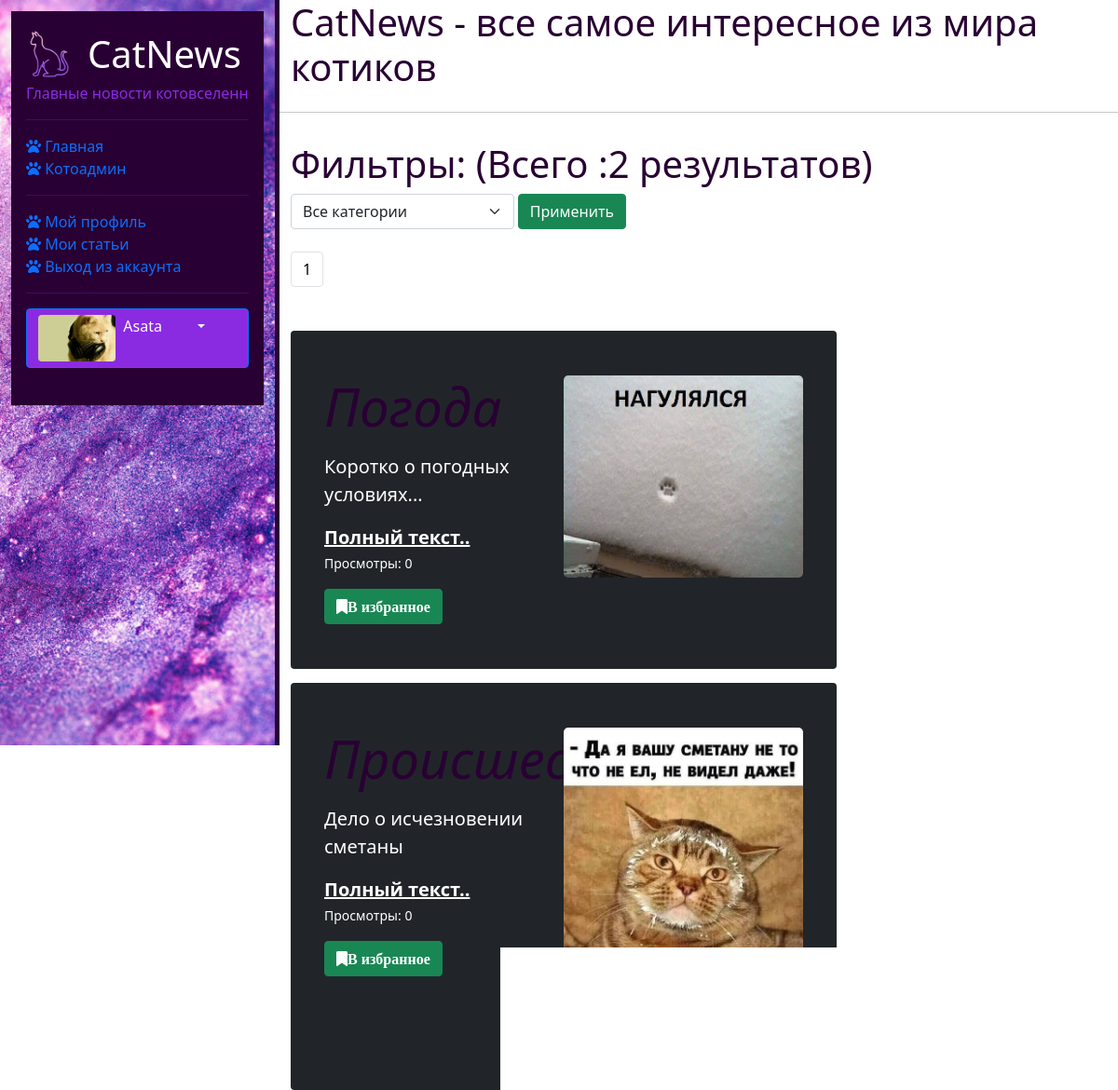
The app's page /users/mynewslist (signed in), older data.
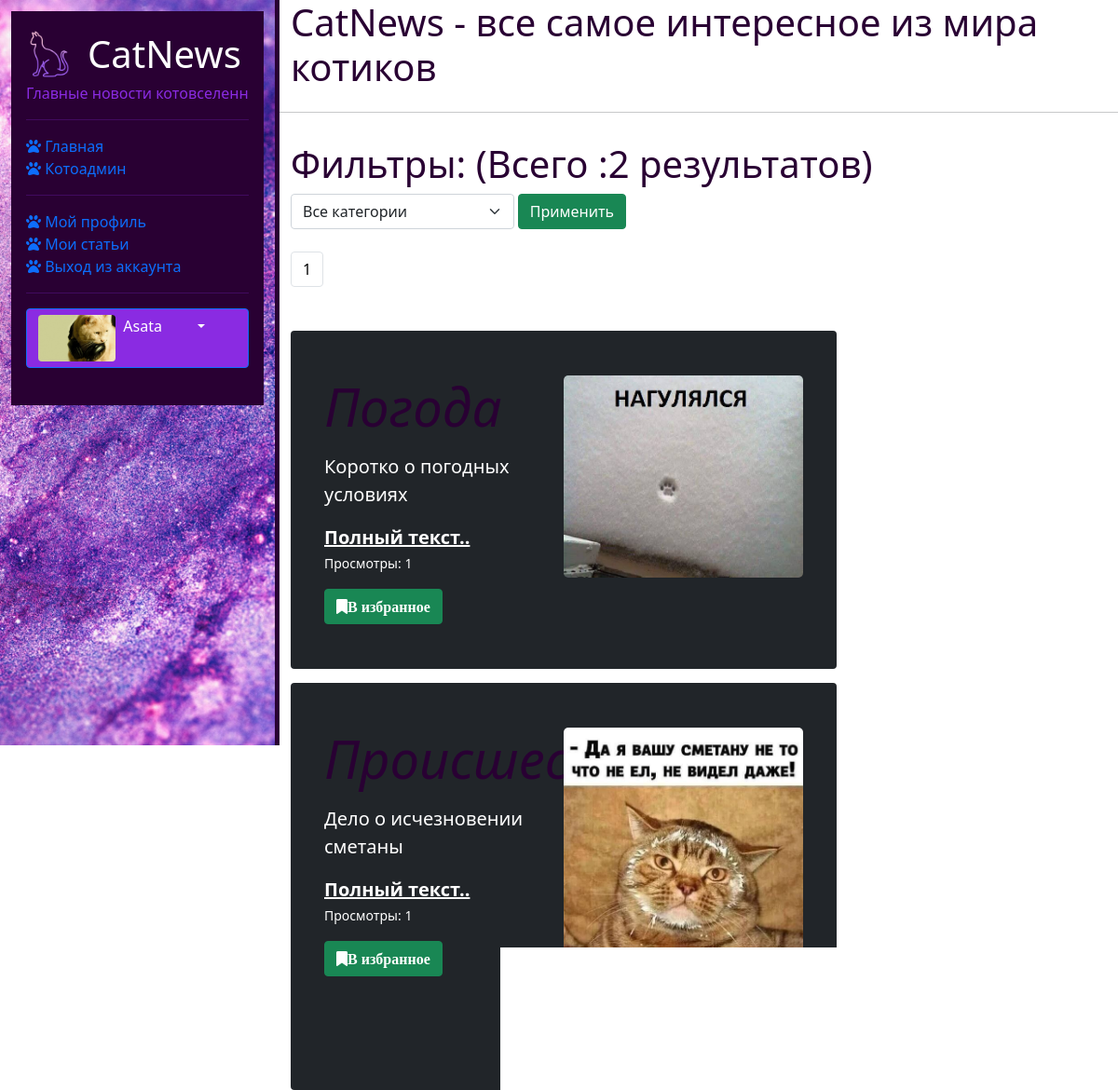
The same page, newer data.
### news/models.py (models this page shows, shortened)
class Article(models.Model):
    categories = (('E','Экономика'),
                  ('N','Новости'),
                  ('J','Жилье'),
                  ('R','Разное'))
    author = models.ForeignKey(User, on_delete=models.SET_NULL, null=True)
    title = models.CharField('Название',max_length=50,default='')
    anouncement = models.TextField('Аннотация',max_length=250)
    text = models.TextField('Текст новости')
    date = models.DateTimeField('Дата публикации',auto_now=True)
    category = models.CharField(choices=categories, max_length=20,verbose_name='Категории')
    tags = models.ManyToManyField(to=Tag, blank=True)
    slug = models.SlugField()
    objects = models.Manager()
    published = PublishedToday()
    def get_views(self):
        return self.views.count()
    class Meta:
        ordering = ['title','date']
        verbose_name= 'Новость'
        verbose_name_plural='Новости'

class Image(models.Model):
    article = models.ForeignKey(Article, on_delete=models.CASCADE)
    title = models.CharField(max_length=50, blank=True)
    image = models.ImageField(upload_to='article_images/') #лучше добавить поле default !!!

### users/views.py (the view)
# urls.py: path('mynewslist', views.my_news_list, name='my_news_list'),
def my_news_list(request):
    categories = Article.categories #создали перечень категорий
    author = User.objects.get(id=request.user.id) #создали перечень авторов
    articles = Article.objects.filter(author=author)
    if request.method == "POST":
        selected_category = int(request.POST.get('category_filter'))
        if selected_category != 0: #фильтруем найденные результаты по категориям
            articles = articles.filter(category__icontains=categories[selected_category-1][0])
    else: #если страница открывется впервые
        selected_category = 0
    total = len(articles)
    p = Paginator(articles,2)
    page_number = request.GET.get('page')
    page_obj = p.get_page(page_number)
    context = {'articles': page_obj, 'total':total,
               'categories':categories,'selected_category': selected_category}
    return render(request,'users/my_news_list.html',context)

### users/templates/users/my_news_list.html (shortened to what this page needs)
{% extends 'main/base_template.html' %}
{% load static %}
{% load bootstrap5 %}
{% block sidebar %} {% include 'users/user_panel.html' %} {% endblock %}
{% block content %}
<div class="content_center">
    {% if articles|length  != 0 %}
    <div class="row">
        <label><h1> Фильтры: (Всего :{{ total }} результатов) </h1>
            <form method="post">
                <div class="form-group col-11">
                    <select class="form-select" name="category_filter" style="width:40%">
                        <option value="0">Все категории</option>
                    </select>
                    <input type="submit" class="btn btn-success" value="Применить">
                </div>
            </form>
        </label>
    </div>
        <br>
    {% if total > 1 %}
    <div class="row">
        <nav aria-label="Page navigation example">
          <ul class="pagination">
              {% for p in articles.paginator.page_range %}
                {% if articles.number == p %}
                    <li class="page-item"><p class="page-link" style="color:black;"> {{ p }}</p></li>
                {% else %}
                    <li class="page-item"><a class="page-link" href="?page={{ p }}"> {{ p }}</a></li>
                {% endif %}
              {% endfor %}
          </ul>
        </nav>
    </div>
    {% endif %}
    <div class="row">
        {% for article in articles %}
            <div class="single_news">
            <div class="p-4 p-md-5 text-white rounded bg-dark">
                <div class="row">
                    <div class="col-md-{% if article.image_set.all %}6{% else %}12 {% endif %} px-0">
                        <h1 class="display-4 fst-italic"> {{ article.title }}</h1>
                        <p class="lead my-3">{{ article.anouncement }}</p>
                        <p class="lead mb-0"><a href="{% url 'news_detail' article.pk %}" class="text-white fw-bold">Полный текст..</a></p>
                        <p><small>Просмотры: {{ article.get_views }}</small></p>
                        <a class="btn btn-success" href="{% url 'favorites' article.pk %}"><i class="fa fa-bookmark">В избранное</i></a>
                    </div>
                    {% if article.image_set.all %}
                    <div class="col-md-6 px-0">
                        <img src="{{ article.image_set.all.0.image.url }}"
                             style="width:100%; height:auto; border-radius:5px;">
                        <br>
                        <br>
                    </div>
                    {% endif %}
                </div>
            </div>
        </div>
        {% endfor %}
    </div>
</div>
{% endif %}
{% endblock %}

Row changes from the older to the newer data that the page shows:
changed Article: anouncement "Коротко о погодных условиях..." → "Коротко о погодных условиях"; get_views "0" → "1"
computed for Article "Дело о исчезновении сметаны": get_views "0" → "1"
